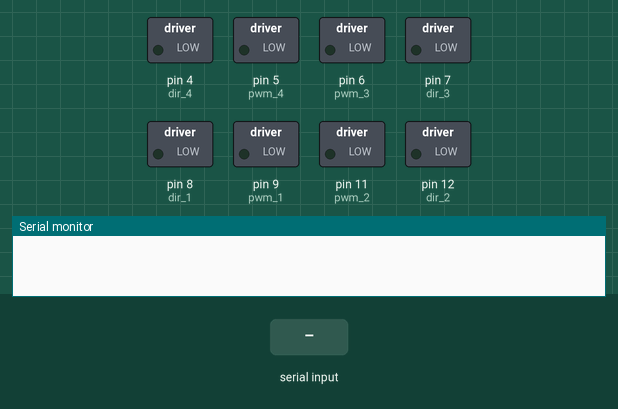
Simulated run of this sketch. Board: Arduino Uno, built with avr-gcc and run on an emulated ATmega328P. On the bench: switched loads named in the sketch (green lamp = pin HIGH), the last lines printed to the serial monitor. The inputs (shaded band) are chosen by the test bench.

Above: at 1.2 s.
1.3 s: "a" received over Serial
At 2.5 s:
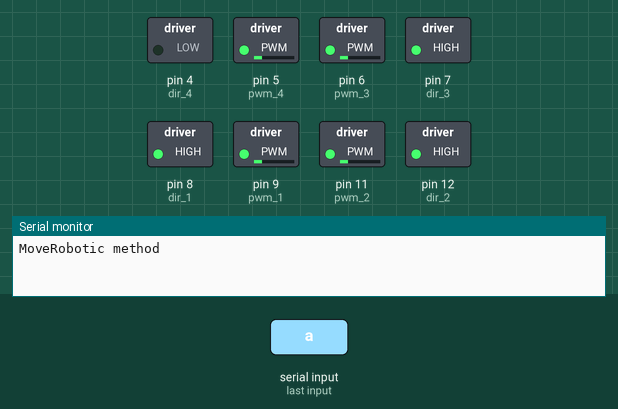
2.8 s: "b" received over Serial
At 3.7 s:
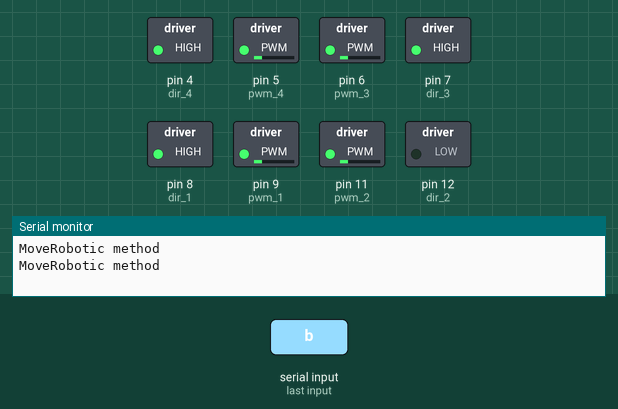
4.3 s: "c" received over Serial
At 4.8 s:
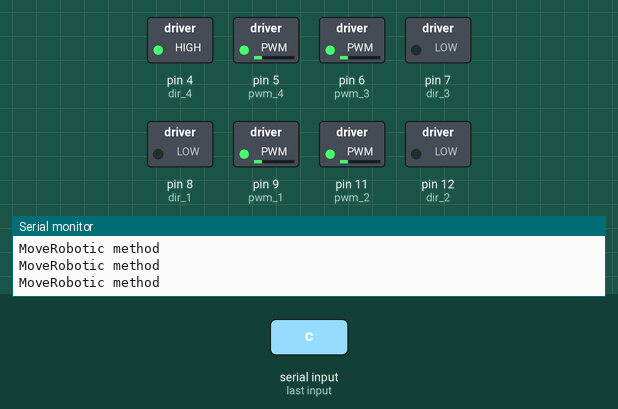
5.8 s: "d" received over Serial
At 7.2 s:
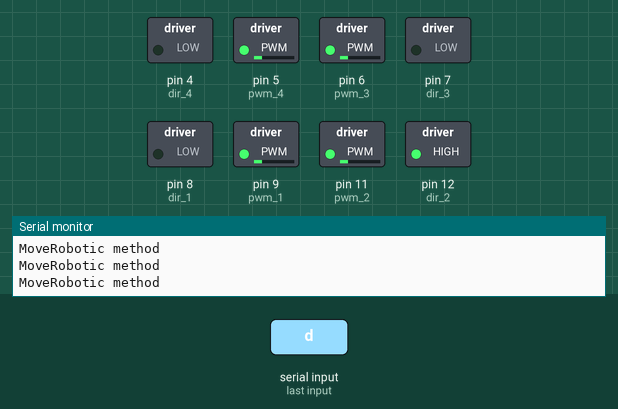
Timing chart, 0 to 8.3 s (numbered marks = the images above; inputs shaded):
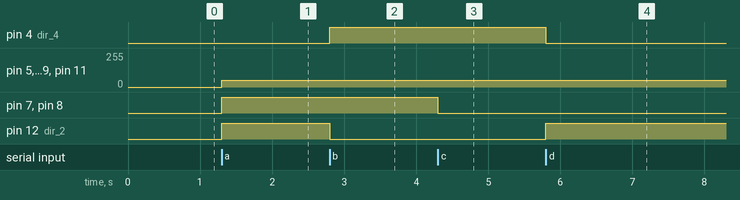

The sketch:

MyMotorTest_1.ino
```cpp
#include "MyMotor.h"
#include "Robotic.h"

int pwm_1 = 9;
int dir_1 = 8;
int brk_1 = 0;

int pwm_2 = 11;
int dir_2 = 12;
int brk_2 = 0;

int pwm_3 = 6;
int dir_3 = 7;
int brk_3 = 0;

int pwm_4 = 5;
int dir_4 = 4;
int brk_4 = 0;

MyMotor fr(pwm_1, dir_1, brk_1);
MyMotor fl(pwm_2, dir_2, brk_2);
MyMotor br(pwm_3, dir_3, brk_3);
MyMotor bl(pwm_4, dir_4, brk_4);

Robotic robotic(fr, fl, br, bl);
void setup() {
  // put your setup code here, to run once:
  Serial.begin(19200);
  pinMode(pwm_1, OUTPUT);
  pinMode(dir_1, OUTPUT);
//  pinMode(brk_1, OUTPUT);

  pinMode(pwm_2, OUTPUT);
  pinMode(dir_2, OUTPUT);
  //pinMode(brk_2, OUTPUT);

  pinMode(pwm_3, OUTPUT);
  pinMode(dir_3, OUTPUT);
  //pinMode(brk_3, OUTPUT);

  pinMode(pwm_4, OUTPUT);
  pinMode(dir_4, OUTPUT);
  //pinMode(brk_4, OUTPUT);

}

void loop() {

//
//  if (Serial.available()) {
//    char s = Serial.read();
//    dd(s);

//
//  }

 if (Serial.available()) {
    char s = Serial.read();
    //moveRobotic(s);
    moveRoboticInMain(s);
    //dd(s);

  }


}
void moveRobotic(char a) {
  Serial.println("MoveRobotic method");
  if (a == 'a') {
    robotic.moveRight(100);

  } else if ( a == 'b') {
    robotic.moveBack(100);


  } else if ( a == 'c') {
    robotic.moveLeft(100);


  } else if ( a == 'd') {
    robotic.moveForward(100);


  } else {
    robotic.stopp();


  }

}


void moveRoboticInMain(char a) {
  Serial.println("MoveRobotic method");
  if (a == 'a') {
    moveRight(100);

  } else if ( a == 'b') {
    moveBack(100);


  } else if ( a == 'c') {
    moveLeft(100);


  } else if ( a == 'd') {
    moveForward(100);


  } else {
    stopp();


  }

}


void dd(char val) {
  switch (val)
  {
    case 'a':          //front left forward

      fl.moveForward(160);

      break;

    case 'b':         //fornt left back

      fl.moveBack(160);

      break;

    case 'c':         //front right forward
      fr.moveForward(160);


      break;

    case 'd':         //fornt right back
      fr.moveBack(160);


      break;
    case 'e':         //back right forward
      br.moveForward(160);


      break;
    case 'f':         //back right back
      br.moveBack(160);


      break;
    case 'g':         //back left forward
      bl.moveForward(160);


      break;

    case 'h':         //back left back
      bl.moveBack(160);
      break;

    case 's':         //back left back
      fr.stopp();
      fl.stopp();
      br.stopp();
      bl.stopp();


      break;

  }
}
void moveForward(int a){
  fr.moveBack(50);
  fl.moveForward(50);
  bl.moveBack(50);
  br.moveBack(50);

}
void moveBack(int a){
  fr.moveForward(50);
  fl.moveBack(50);
  bl.moveForward(50);
  br.moveForward(50);

}

void moveRight(int a){
  fr.moveForward(50);
  fl.moveForward(50);
  bl.moveBack(50);
  br.moveForward(50);

}

void moveLeft(int a){

  fr.moveBack(50);
  fl.moveBack(50);
  bl.moveForward(50);
  br.moveBack(50);

}
void stopp(){
  fr.stopp();
  fl.stopp();
  bl.stopp();
  br.stopp();

}
```

MyMotor.cpp
```cpp
#include <Arduino.h>
#include "MyMotor.h"

MyMotor::MyMotor(int pwm_11, int dir_11, int brk_11) {

  pwm = pwm_11;
  dir = dir_11;
  brk = brk_11;

}

MyMotor::~MyMotor() {}
void MyMotor::moveForward(char a) {
  analogWrite(pwm, a);
  digitalWrite(dir, 1);


}
void MyMotor::moveBack(char a) {
  analogWrite (pwm, a);
  digitalWrite(dir, 0);


}
void MyMotor::stopp () {
  analogWrite (pwm, 0);
  digitalWrite(dir, 0);


}
```

MyMotor.h
```cpp
#ifndef MYMOTOR_H
#define MYMOTOR_H

class MyMotor {

public:
     int pwm;
     int dir;
     int brk;
     int aaa;
      MyMotor(int,int,int);
     ~MyMotor();

    void stopp();
    void moveForward (char );
    void moveBack (char);


};


#endif /* RELAYBOARD_H */
```

Robotic.cpp
```cpp
#include <Arduino.h>
#include "MyMotor.h"
#include "Robotic.h"


Robotic::Robotic(MyMotor fr1, MyMotor fl1, MyMotor br1, MyMotor bl1){
*fr2 =  fr1;
*fl2 =  fl1;
*bl2 =  bl1;
*br2 =  br1;

}

void Robotic::moveForward(int a){
  fr2->moveBack(100);
  fl2->moveForward(100);
  bl2->moveForward(100);
  br2->moveBack(100);

}
void Robotic::moveBack(int a){
  fr2->moveForward(100);
  fl2->moveBack(100);
  bl2->moveBack(100);
  br2->moveForward(100);

}

void Robotic::moveRight(int a){
  fr2->moveForward(100);
  fl2->moveForward(100);
  bl2->moveBack(100);
  br2->moveBack(100);

}

void Robotic::moveLeft(int a){

  fr2->moveBack(100);
  fl2->moveBack(100);

  bl2->moveForward(100);
  br2->moveForward(100);

}
void Robotic::stopp(){
  fr2->stopp();
  fl2->stopp();
  bl2->stopp();
  br2->stopp();

}
```

Robotic.h
```cpp
#ifndef ROBOTIC_H
#define ROBOTIC_H

class Robotic {

public:
MyMotor *fr2;
MyMotor *fl2;
MyMotor *br2;
MyMotor *bl2;

 Robotic(MyMotor,MyMotor,MyMotor,MyMotor);
     void moveForward(int);
     void moveBack(int);
     void moveRight(int);
     void moveLeft(int);
     void stopp();
};

#endif /* ROBOTIC_H */
```

Measured:
- after the input at 1.3 s, pin 5 (pwm_4), pin 6 (pwm_3), pin 9 (pwm_1), pin 11 (pwm_2): 0/255 → 50/255 at once; pin 7 (dir_3), pin 8 (dir_1), pin 12 (dir_2): LOW → HIGH at once
- after the input at 2.8 s, pin 4 (dir_4): LOW → HIGH at once; pin 12 (dir_2): HIGH → LOW at once
- after the input at 4.3 s, pin 7 (dir_3), pin 8 (dir_1): HIGH → LOW at once
- after the input at 5.8 s, pin 4 (dir_4): HIGH → LOW at once; pin 12 (dir_2): LOW → HIGH at once
